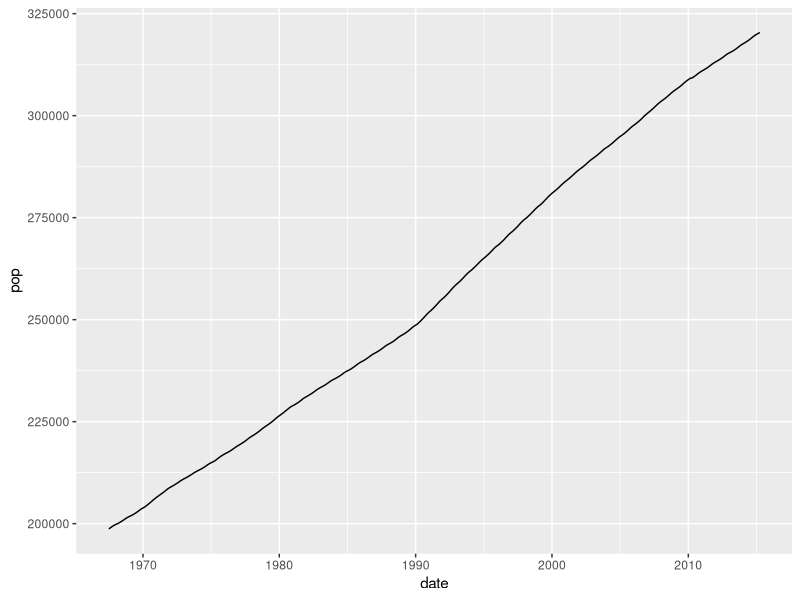
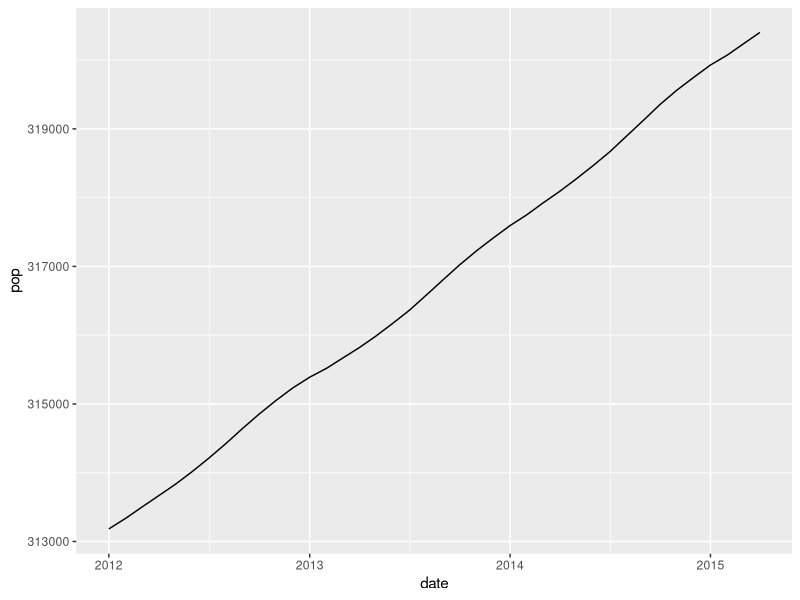
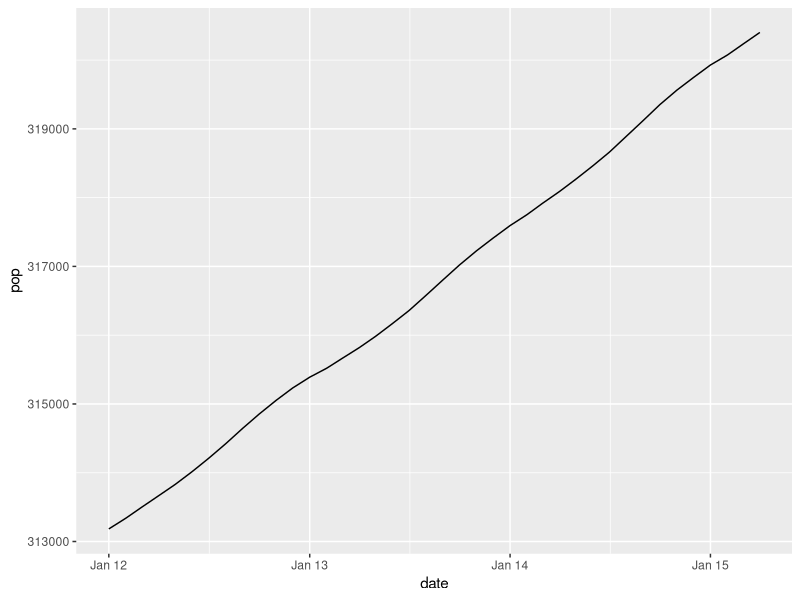
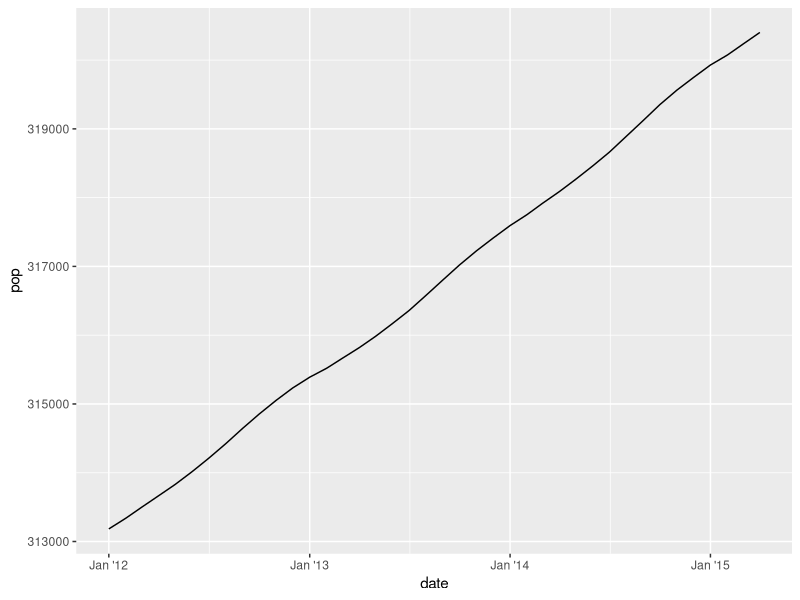
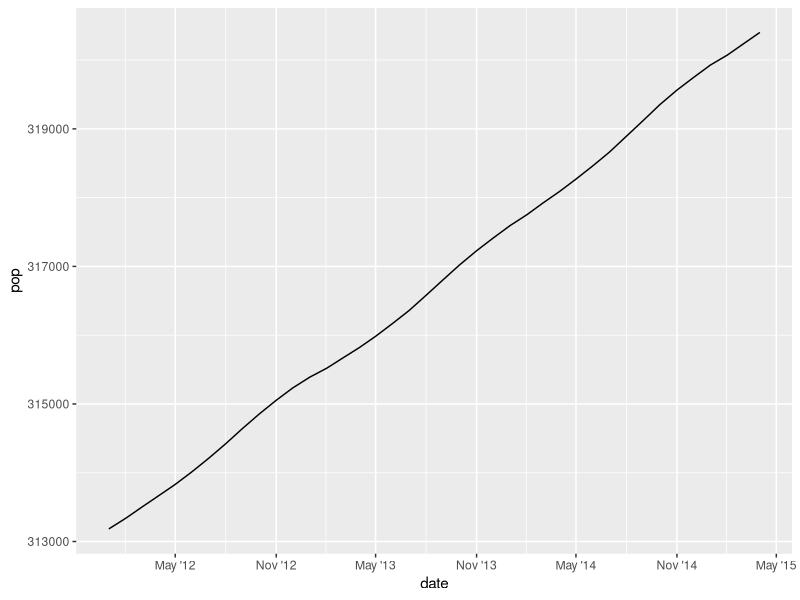
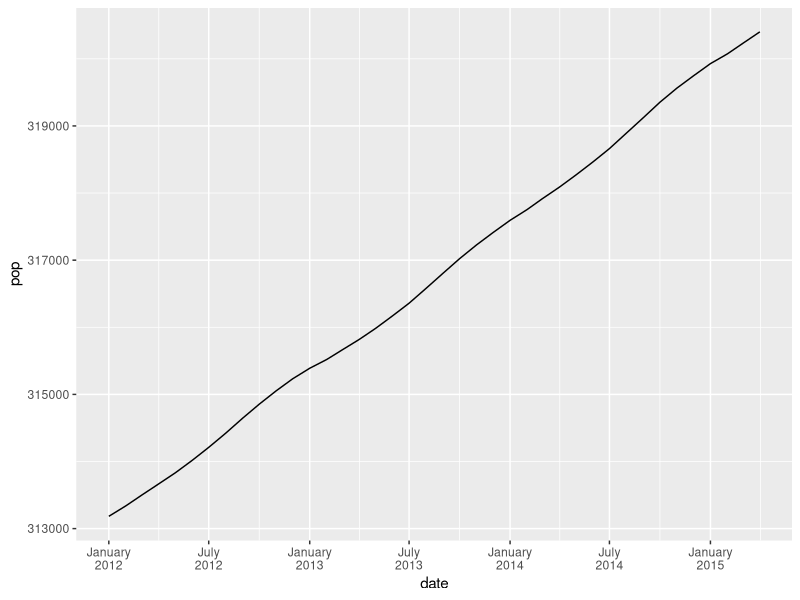
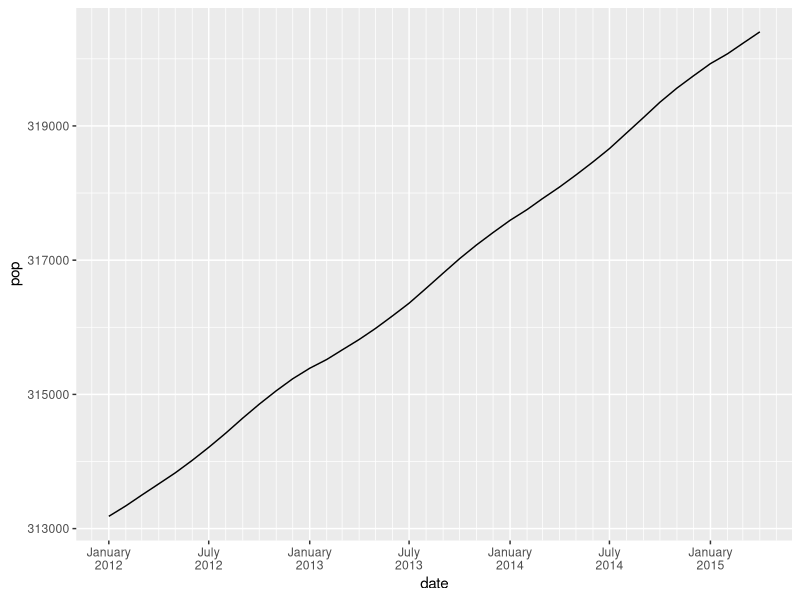

Generate these figures, in order, with R:
## ---- chunk 1
library(lubridate)
print(ymd_hms("2015-09-22 13:22:45"))
print(ymd_hms("2015-09-22 1:22:45 PM"))
print(ymd_hm("2015-09-22 13:22"))
print(ymd_h("2015-09-22 1PM"))
print(mdy_hm("Sep 22, 2015 13:22"))
print(mdy_hm("Sep 22nd, 2015 13:22"))
print(mdy_h("09/22/15 1PM"))
print(mdy("09/22/15"))
print(hms("The event took 10 hours, 13 minutes, and 45 seconds"))
print(hm("1:13 PM"))
## ---- chunk 2
library(ggplot2)
ggplot(economics, aes(date, pop)) + geom_line()
## ---- chunk 3
library(dplyr)
economics_recent <- filter(economics, date > ymd("2011-12-31"))
ggplot(economics_recent, aes(date, pop)) + geom_line()
## ---- chunk 4
ggplot(economics_recent, aes(date, pop)) + geom_line() +
    scale_x_date(date_labels = "%b %y")
## ---- chunk 5
ggplot(economics_recent, aes(date, pop)) + geom_line() +
    scale_x_date(date_labels = "%b '%y")
## ---- chunk 6
ggplot(economics_recent, aes(date, pop)) + geom_line() +
    scale_x_date(date_breaks = "6 months", date_labels = "%b '%y")
## ---- chunk 7
ggplot(economics_recent, aes(date, pop)) + geom_line() +
    scale_x_date(breaks = seq(from = mdy("01-01-12"),
                              to = mdy("01-01-15"),
                              by = "6 months"),
                 date_labels = "%B\n%Y")
## ---- chunk 8
ggplot(economics_recent, aes(date, pop)) + geom_line() +
    scale_x_date(breaks = seq(from = mdy("01-01-12"),
                              to = mdy("01-01-15"),
                              by = "6 months"),
                 date_minor_breaks = "1 month",
                 date_labels = "%B\n%Y")
